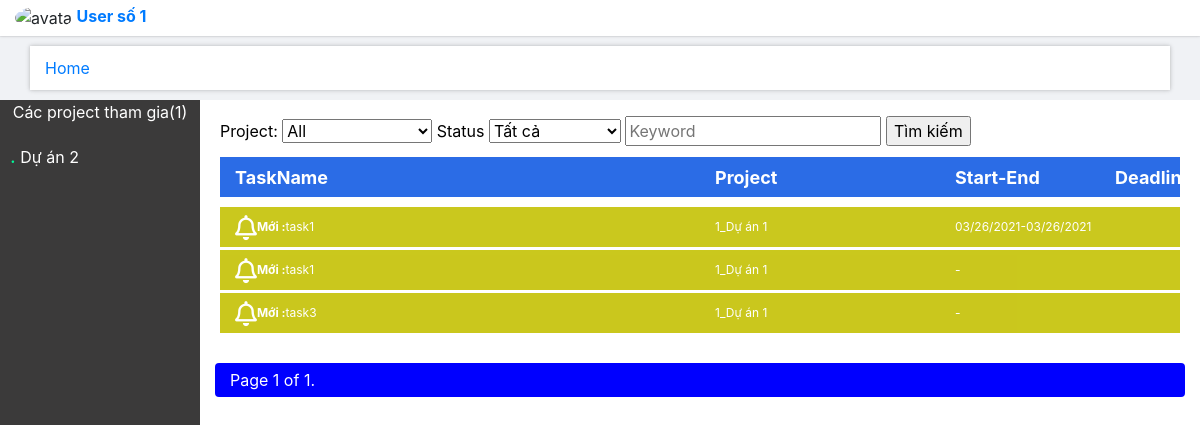
The app's page /home/ (signed in), older data.
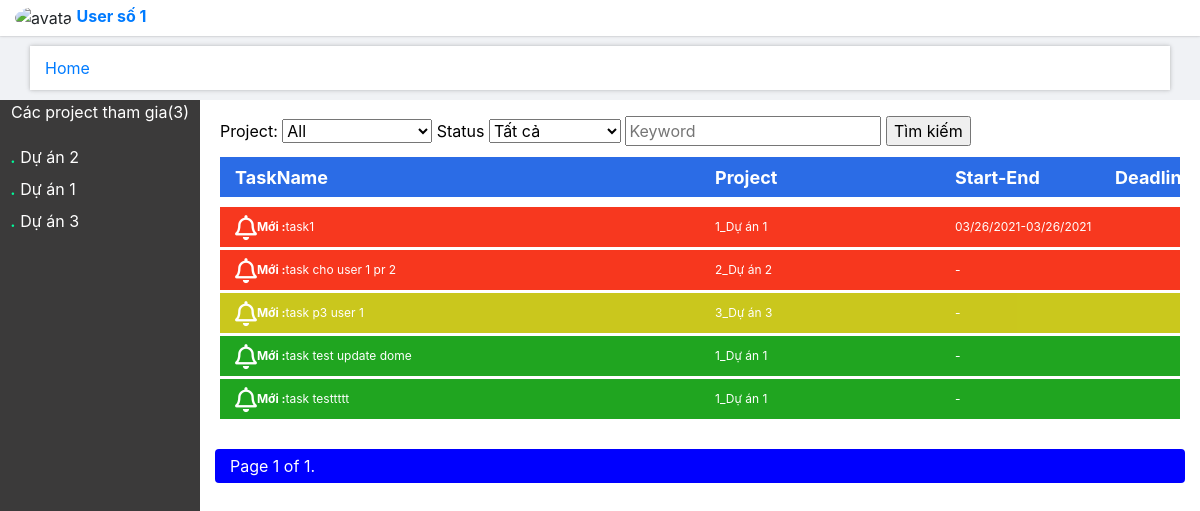
The same page, newer data.
### main_app/models.py (models this page shows, shortened)
class Projects(models.Model): # Dự án
    name=models.CharField(max_length=50)
    describe=models.TextField(blank=True,null=True)
    members=models.ManyToManyField(User,through='UserProject') # Quan hệ n-n với user,và lưu trữ thông tin thêm ở UserProject
    list_status = (
        (-1, "Doing"),
        (0, 'NotDo'),
        (1, 'Done'),
    )
    status=models.IntegerField(default=0,choices=list_status)
    note=models.TextField(blank=True,null=True)
    create_at=models.DateTimeField(auto_now_add=True,editable=False)
    update_at=models.DateTimeField(auto_now=True,editable=False)
    class Meta:
        ordering=['status', 'create_at']
    def __str__(self):
        return str(self.id)+'_'+self.name

class Task(models.Model): # Các công việc
    name=models.CharField(max_length=200)
    project=models.ForeignKey(Projects,on_delete=models.CASCADE)
    user=models.ForeignKey(User,on_delete=models.CASCADE,blank=True,null=True)
    describe=models.TextField(blank=True,null=True)
    list_status = (
        (-1, "Doing"),
        (0, 'NotDo'),
        (1, 'Done'),
    )
    status=models.IntegerField(default=0,choices=list_status)
    start=models.DateTimeField(blank=True,null=True)
    end=models.DateTimeField(blank=True,null=True)
    deadline=models.DateTimeField(blank=True,null=True)
    note=models.TextField(blank=True,null=True)
    create_at=models.DateTimeField(default=timezone.now,editable=False)
    update_at=models.DateTimeField(auto_now=True,editable=False)
    update_by=models.CharField(max_length=30,default=None,blank=True,null=True,editable=False)
    is_view=models.BooleanField(default=False)
    class Meta:
        ordering=["status",'-create_at','project']

### main_app/views.py (the view, shortened to what this page needs)
# urls.py: path('home/', views.Home.as_view(), name='home'),
class Home(LoginRequiredMixin, View):  # Màn hình người dùng
    login_url = 'accounts:login'
    def get(self, request):
        if request.GET.get('seach'):  # Có yêu cầu tìm kiếm
            choice_project = request.GET['project']
            choice_status = request.GET['status']
            choice_keyword = request.GET['keyword']
            if choice_project == 'all' and choice_status == 'all':
                list_task = Task.objects.filter(user=request.user)
            elif choice_project != 'all' and choice_status == 'all':
                list_task = Task.objects.filter(
                    user=request.user, project=choice_project)
            elif choice_project == 'all' and choice_status != 'all':
                list_task = Task.objects.filter(
                    user=request.user, status=choice_status)
            else:
                list_task = Task.objects.filter(
                    user=request.user, project=choice_project, status=choice_status)
            if request.GET['keyword'] !=None:  # Có keyword tìm kiếm được gửi ''
                list_task = list_task.filter(
                    name__icontains=request.GET['keyword'])
            if choice_project != 'all':  # ...
                choice_project = int(choice_project)
        else:  # Không có yêu cầu tìm kiếm được gửi
            list_task = Task.objects.filter(user=request.user)
            choice_project = 'all'
            choice_status = 'all'
            choice_keyword = ''
        paginator = Paginator(list_task, 5)
        pageNumber = request.GET.get('page')
        try:
            l_task = paginator.page(pageNumber)
        except PageNotAnInteger:
            l_task = paginator.page(1)
        except EmptyPage:
            l_task = paginator.page(paginator.num_pages)
        list_project = request.user.projects_set.all()
        return render(request, 'main_app/home.html', {'list_project': list_project,
                                                      'list_task': l_task,
                                                      'choice_project': choice_project,
                                                      'choice_status': choice_status,
                                                      'choice_keyword': choice_keyword
                                                      })

### main_app/templates/main_app/home.html (shortened to what this page needs)
{% extends "main_app_base.html" %}
{% block content %}
<div class="container-fluid" style="margin-top: 5px;height: 1000px;">
    <div class="row" style="height: 100%;">
        <div class="col-sm-2 block_left" style="margin: 3px;">
            <p style="text-align: center;">Các project tham gia({{ list_project|length }})</p>
            {% for list in list_project%}
            <a href="{% url 'main_app:project' list.id %}" style="color: white;text-decoration: none;">
                <div class="project_item">
                    <span style="font-size: 20px;color: mediumspringgreen;">.</span>
                    <span>{{ list.name }}</span>
                </div>
            </a>
            {% endfor %}
        </div>
        <div class="col-sm-10 block_between" style="margin: 3px;">
            <div class="row choses">
                <form class="choses_form" action="{% url 'main_app:home' %}" action="get">
                    <label for="Project">Project:</label>
                    <select id="project" name="project" style="width: 150px;">
                      <option value="all" {% if choice_project == 'all' %} selected {%endif%}>All</option>
                    </select>
                    <label for="Status">Status</label>
                    <select id="status" name="status">
                      <option value="all" {% if choice_status == 'all' %} selected {%endif%}>Tất cả</option>
                    </select>
                    <input type="text" id='keyword' name="keyword" placeholder="Keyword" value={{choice_keyword}}>
                    <input type="submit" value="Tìm kiếm" name="seach">
                  </form>
            </div>
            <div class="row task_item" style="font-size: 18px;margin-bottom: 10px !important;">
                <div class="col-sm-6 task_item_inner_title" style="background-color:rgb(21, 93, 228)">
                   TaskName
                </div>
                <div class="col-sm-3 task_item_inner_title" style="background-color:rgb(21, 93, 228);">
                   Project
                </div>
                <div class="col-sm-2 task_item_inner_title" style="background-color:rgb(21, 93, 228)">
                    Start-End
                </div>
                <div class="col-sm-1 task_item_inner_title" style="background-color:rgb(21, 93, 228)">
                    Deadline
                </div>
            </div>
            {% for list in list_task %}
            <a href="{% url 'main_app:update_task' list.id %}" style="text-decoration: none;">
            <div class="row task_item"
            style="background-color: {% if list.status == -1 %} rgb(247, 34, 6) {% elif list.status == 0 %} rgb(197, 194, 5) {% else %} rgb(8, 156, 8) {% endif %};">
                <div class="col-sm-6 task_item_inner">
                    {% if list.is_view == False %}
                    <i class="far fa-bell" style="font-size: 25px;"></i>
                    <span ><b>Mới  : </b></span>
                    {% endif %}
                    {{list.name}}
                </div>
                <div class="col-sm-3 task_item_inner">
                    {{list.project}}
                </div>
                <div class="col-sm-2 task_item_inner">
                    {{list.start|date:"SHORT_DATE_FORMAT"}}-{{list.end|date:"SHORT_DATE_FORMAT"}}
                </div>
                <div class="col-sm-1 task_item_inner">
                </div>
            </div>
            </a>
            {% endfor %}
            <div class="pagination">
                <span class="current" style="margin: 5px;">
                    Page {{ list_task.number }} of {{ list_task.paginator.num_pages }}.
                </span>
            </div>
        </div>
{% endblock %}

### main_app/templates/main_app_base.html (shortened to what this page needs)
<!DOCTYPE html>
<html lang="en">
<head>
    {% load static %}
    <link rel="stylesheet" type="text/css" href="{% static 'main_app/style.css' %}">
    <link rel="stylesheet" href="https://maxcdn.bootstrapcdn.com/bootstrap/4.0.0/css/bootstrap.min.css"
>
    <link rel="stylesheet" href="https://cdnjs.cloudflare.com/ajax/libs/font-awesome/5.15.1/css/all.min.css" />
    <link rel="stylesheet" href="http://code.jquery.com/ui/1.11.0/themes/smoothness/jquery-ui.css">
</head>
<body style="background-color:rgb(240,242,245);">
    {% include 'header.html' %}
    {% block content %}{% endblock %}
</body>
</html>

### main_app/templates/header.html
{% block header %}
<div class="conteiner header">
    <div class="row">
        <div class="col-sm-3 user">
            <img src="{{ user.image.url }}" alt="avata">
            <a href="{% url 'accounts:home'%}"><span"><b>{{user.first_name|default:"Edit profile here"}} {{ user.last_name }}</b></span></a>
        </div>
        <div class="col-sm-9">
        </div>
    </div>
</div>
<div class="container header-nav">
    <a href="{% url 'main_app:home' %}">Home</a>
</div>
{% endblock %}

### main_app/static/main_app/style.css (style rules this page uses)
body { font-family: Arial, Helvetica, sans-serif; background-color:#ff0000; }
.header { background-color: white; box-shadow: 0 0 1px 0 rgba(0, 0, 0, 0.2), 0 0px 3px 0 rgba(0, 0, 0, 0.19); }
.header .user { padding: 3px; padding-left: 30px; }
.header-nav { padding: 10px; margin: 10px 0px; background-color: white; box-shadow: 0 0 3px 0 rgba(0, 0, 0, 0.089), 0 0px 5px 0 rgba(0, 0, 0, 0.19); }
.header img { border-radius: 50%; width: 50px; height: 50px; margin:3px 0px; }
.block_left { margin: 0px !important; padding: 0 !important; color: white; background-color:rgb(59, 58, 58); }
.project_item { padding: 1px; padding-left: 10px; }
.block_between { margin: 0px !important; background-color: white; color: white; }
.choses { color: black ; margin-top: 10px; }
.choses_form { margin: 3px 20px !important; }
.task_item { margin: 3px 5px !important; height: 40px; font-size: 12px; color: white; opacity: 90%; }
.task_item_inner_title { display: flex; align-items: center; font-weight: bold; }
.task_item_inner { display: flex; align-items: center; max-height: 100%; overflow-x: auto; }
img { border-radius: 50%; height : 100px; width : 100px; }
.pagination { text-align: center; background-color: blue; margin:30px 0px; }

Row changes from the older to the newer data that the page shows:
removed Task: is_view False (drawn), shows "Mới :", name "task1", project "1_Dự án 1"
removed Task: is_view False (drawn), shows "Mới :", name "task3", project "1_Dự án 1"
now on this page (row unchanged): Projects: name "Dự án 1"
now on this page (row unchanged): Projects: name "Dự án 3"
changed Task "task1": status 0 → -1 (drawn)
added Task: is_view False (drawn), shows "Mới :", name "task cho user 1 pr 2", project "2_Dự án 2", status -1 (drawn)
added Task: is_view False (drawn), shows "Mới :", name "task p3 user 1", project "3_Dự án 3"
added Task: is_view False (drawn), shows "Mới :", name "task test update dome", project "1_Dự án 1", status 1 (drawn)
added Task: is_view False (drawn), shows "Mới :", name "task testtttt", project "1_Dự án 1", status 1 (drawn)
Text that changed along with them:
{{ list_project|length }}: "1" → "3"
